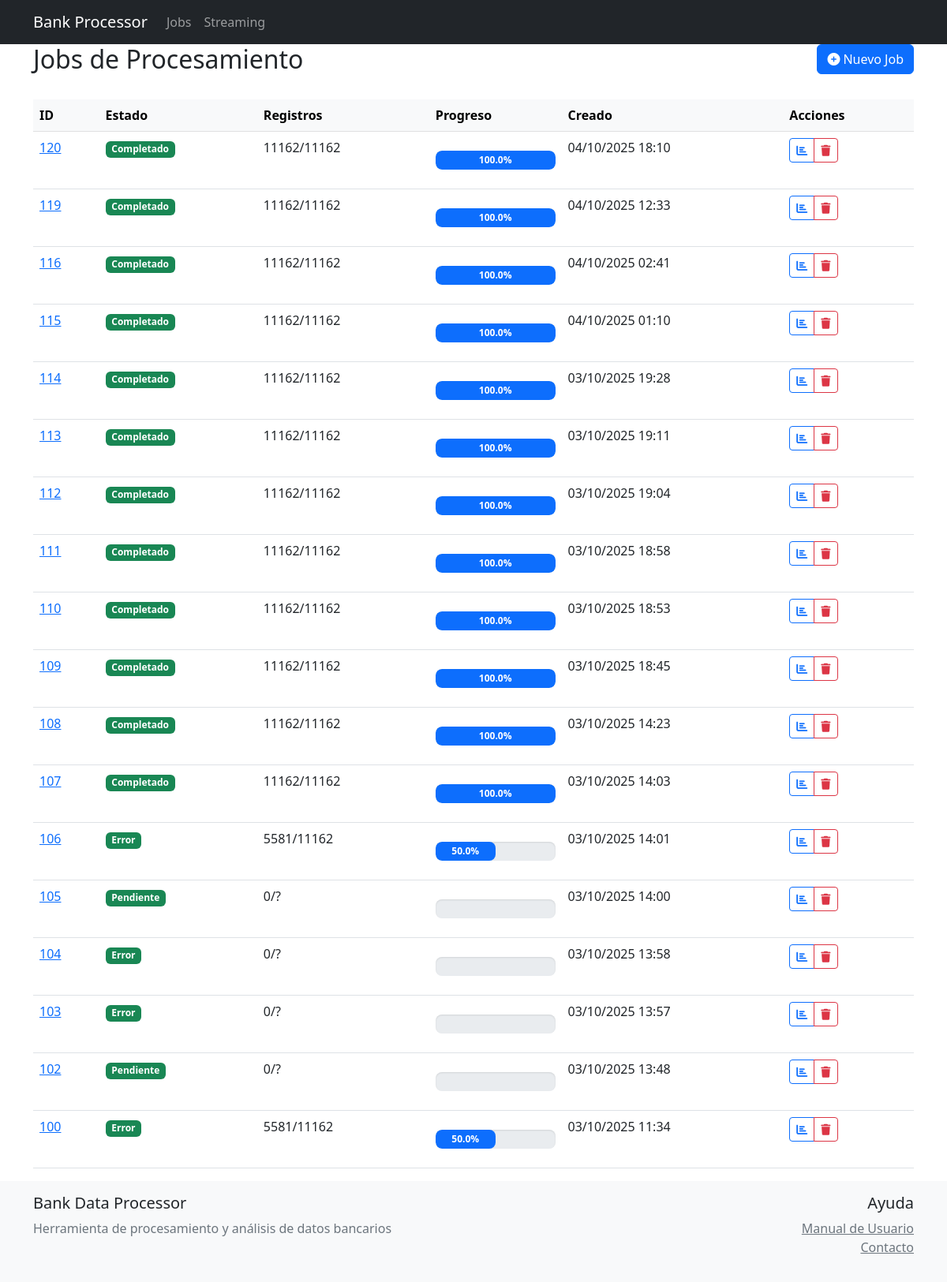
Screenshot of /jobs/ with the database file from the repository.
### processor/models.py (models this page shows, shortened)
class ProcessingJob(models.Model):
    STATUS_CHOICES = [
        ('pending', 'Pendiente'),
        ('processing', 'Procesando'),
        ('completed', 'Completado'),
        ('error', 'Error')
    ]
    batch_key = models.CharField(max_length=50, help_text='Columna usada para fragmentación')
    batch_size = models.IntegerField(help_text='Número de registros por lote')
    total_records = models.IntegerField(default=0)
    processed_records = models.IntegerField(default=0)
    status = models.CharField(max_length=20, choices=STATUS_CHOICES, default='pending')
    error_message = models.TextField(blank=True, null=True)
    started_at = models.DateTimeField(default=timezone.now)
    completed_at = models.DateTimeField(null=True, blank=True)
    class Meta:
        ordering = ['-started_at']
    @property
    def progress(self):
        if self.total_records == 0:
            return 0
        return round((self.processed_records / self.total_records) * 100, 2)

### processor/views.py (the view)
# urls.py: path('jobs/', views.JobListView.as_view(), name='job_list'),
class JobListView(ListView):
    model = ProcessingJob
    template_name = 'processor/job_list.html'
    context_object_name = 'jobs'
    ordering = ['-pk']  # Ordenamos por ID en orden descendente
    def get_context_data(self, **kwargs):
        context = super().get_context_data(**kwargs)
        context['form'] = ProcessingConfigForm()
        return context

### processor/templates/processor/job_list.html (shortened to what this page needs)
{% extends "processor/base.html" %}
{% block content %}
<div class="container">
    <div class="row mb-4">
        <div class="col-md-8">
            <h2>Jobs de Procesamiento</h2>
        </div>
        <div class="col-md-4 text-end">
            <button class="btn btn-primary" data-bs-toggle="modal" data-bs-target="#newJobModal">
                <i class="fas fa-plus-circle me-1"></i>Nuevo Job
            </button>
        </div>
    </div>
    {% if jobs %}
    <div class="table-responsive">
        <table class="table table-hover">
            <thead class="table-light">
                <tr>
                    <th>ID</th>
                    <th>Estado</th>
                    <th>Registros</th>
                    <th>Progreso</th>
                    <th>Creado</th>
                    <th>Acciones</th>
                </tr>
            </thead>
            <tbody>
                {% for job in jobs %}
                <tr id="job-{{ job.id }}">
                    <td><a href="{% url 'processor:job_detail' pk=job.id %}">{{ job.id }}</a></td>
                    <td class="job-status">
                        <span class="badge bg-{{ job.status|yesno:'success,warning,danger' }}">
                            {{ job.get_status_display }}
                        </span>
                    </td>
                    <td class="job-records">{{ job.processed_records }}/{{ job.total_records|default:'?' }}</td>
                    <td>
                        <div class="progress">
                            <div class="progress-bar" role="progressbar" style="width: {{ job.progress }}%">
                                {{ job.progress }}%
                            </div>
                        </div>
                    </td>
                    <td>{{ job.started_at|date:"d/m/Y H:i" }}</td>
                    <td>
                        <div class="btn-group">
                            <a href="{% url 'processor:job_detail' pk=job.id %}" class="btn btn-sm btn-outline-primary">
                                <i class="fas fa-chart-bar"></i>
                            </a>
                            <button type="button" class="btn btn-sm btn-outline-danger" data-bs-toggle="modal"
                                    data-bs-target="#deleteJobModal" data-job-id="{{ job.id }}">
                                <i class="fas fa-trash"></i>
                            </button>
                        </div>
                    </td>
                </tr>
                {% endfor %}
            </tbody>
        </table>
    </div>
    {% else %}
    <div class="alert alert-info">
        <i class="fas fa-info-circle me-2"></i>No hay jobs de procesamiento.
    </div>
    {% endif %}
</div>
                    {% load crispy_forms_tags %}
{% endblock %}

### processor/templates/processor/base.html (shortened to what this page needs)
<!DOCTYPE html>
<html lang="es">
<head>
    <link href="https://cdn.jsdelivr.net/npm/bootstrap@5.2.3/dist/css/bootstrap.min.css" rel="stylesheet">
    <link href="https://cdnjs.cloudflare.com/ajax/libs/font-awesome/6.0.0/css/all.min.css" rel="stylesheet">
    {% load static %}
    <link href="{% static 'processor/enhanced-styles.css' %}" rel="stylesheet">
    <link href="{% static 'processor/alerts.css' %}" rel="stylesheet">
</head>
<body>
    <nav class="navbar navbar-expand-lg navbar-dark bg-dark">
        <div class="container">
            <a class="navbar-brand" href="{% url 'processor:home' %}">Bank Processor</a>
            <div class="collapse navbar-collapse" id="navbarNav">
                <ul class="navbar-nav">
                    <li class="nav-item">
                        <a class="nav-link" href="{% url 'processor:job_list' %}">Jobs</a>
                    </li>
                    <li class="nav-item">
                        <a class="nav-link" href="{% url 'processor:streaming_dashboard' %}">Streaming</a>
                    </li>
                </ul>
            </div>
        </div>
    </nav>
    {% block content %}{% endblock %}
    <footer class="footer mt-auto py-3 bg-light">
        <div class="container">
            <div class="row">
                <div class="col-md-6">
                    <h5>Bank Data Processor</h5>
                    <p class="text-muted">Herramienta de procesamiento y análisis de datos bancarios</p>
                </div>
                <div class="col-md-6 text-end">
                    <h5>Ayuda</h5>
                    <ul class="list-unstyled">
                        <li><a href="#" class="text-muted">Manual de Usuario</a></li>
                        <li><a href="#" class="text-muted">Contacto</a></li>
                    </ul>
                </div>
            </div>
        </div>
    </footer>
</body>
</html>

### processor/static/processor/enhanced-styles.css (style rules this page uses)
.progress { height: 1.5rem; background-color: #e9ecef; border-radius: 0.5rem; box-shadow: inset 0 1px 2px rgba(0,0,0,.1); margin: 1rem 0; }
.progress-bar { height: 100%; border-radius: 0.5rem; background-color: #0d6efd; transition: width .6s ease; display: flex; align-items: center; justify-content: center; color: white; font-weight: 600; }

### rows the page displays
ProcessingJob: id "120", status "Completado", processed_records "11162", total_records "11162", progress "100.0", started_at "04/10/2025 18:10"
ProcessingJob: id "119", status "Completado", processed_records "11162", total_records "11162", progress "100.0", started_at "04/10/2025 12:33"
ProcessingJob: id "116", status "Completado", processed_records "11162", total_records "11162", progress "100.0", started_at "04/10/2025 02:41"
ProcessingJob: id "115", status "Completado", processed_records "11162", total_records "11162", progress "100.0", started_at "04/10/2025 01:10"
ProcessingJob: id "114", status "Completado", processed_records "11162", total_records "11162", progress "100.0", started_at "03/10/2025 19:28"
ProcessingJob: id "113", status "Completado", processed_records "11162", total_records "11162", progress "100.0", started_at "03/10/2025 19:11"
ProcessingJob: id "112", status "Completado", processed_records "11162", total_records "11162", progress "100.0", started_at "03/10/2025 19:04"
ProcessingJob: id "111", status "Completado", processed_records "11162", total_records "11162", progress "100.0", started_at "03/10/2025 18:58"
ProcessingJob: id "110", status "Completado", processed_records "11162", total_records "11162", progress "100.0", started_at "03/10/2025 18:53"
ProcessingJob: id "109", status "Completado", processed_records "11162", total_records "11162", progress "100.0", started_at "03/10/2025 18:45"
ProcessingJob: id "108", status "Completado", processed_records "11162", total_records "11162", progress "100.0", started_at "03/10/2025 14:23"
ProcessingJob: id "107", status "Completado", processed_records "11162", total_records "11162", progress "100.0", started_at "03/10/2025 14:03"
ProcessingJob: id "106", status "Error", processed_records "5581", total_records "11162", progress "50.0", started_at "03/10/2025 14:01"
ProcessingJob: id "105", status "Pendiente", processed_records "0", total_records "?", started_at "03/10/2025 14:00"
ProcessingJob: id "104", status "Error", processed_records "0", total_records "?", started_at "03/10/2025 13:58"
ProcessingJob: id "103", status "Error", processed_records "0", total_records "?", started_at "03/10/2025 13:57"
ProcessingJob: id "102", status "Pendiente", processed_records "0", total_records "?", started_at "03/10/2025 13:48"
ProcessingJob: id "100", status "Error", processed_records "5581", total_records "11162", progress "50.0", started_at "03/10/2025 11:34"
